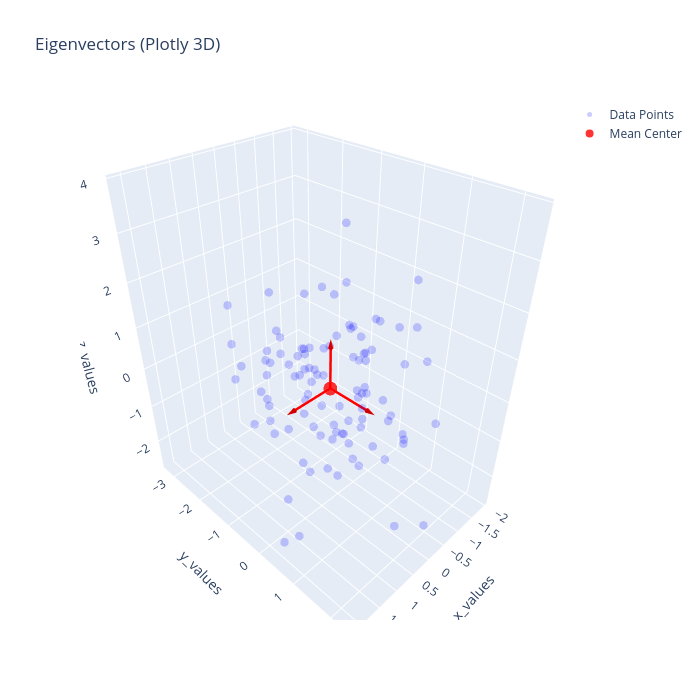

The cell this chart's notebook holds for it:
### Code cell
import numpy as np
import pandas as pd
import plotly.graph_objects as go

def plot_3d_eigenvectors(df, eigenvectors):
    """
    Plots 3D data points along with their mean center and eigenvectors using Plotly.
    
    Parameters:
    df (pd.DataFrame): Dataframe with columns 'feature1', 'feature2', 'feature3'
    eigenvectors (np.ndarray): A 3x3 array where columns or rows represent the vectors
    """
    # 1. Calculate mean values for center positioning dynamically
    mean_x = df['feature1'].mean()
    mean_y = df['feature2'].mean()
    mean_z = df['feature3'].mean()

    # 2. Initialize the Plotly figure
    fig = go.Figure()

    # 3. Add the blue dataset points
    fig.add_trace(go.Scatter3d(
        x=df['feature1'], y=df['feature2'], z=df['feature3'],
        mode='markers',
        marker=dict(size=5, color='blue', opacity=0.2),
        name='Data Points'
    ))

    # 4. Add the red center mean point
    fig.add_trace(go.Scatter3d(
        x=[mean_x], y=[mean_y], z=[mean_z],
        mode='markers',
        marker=dict(size=8, color='red', opacity=0.8),
        name='Mean Center'
    ))

    # 5. Add eigenvectors (Lines + Cones for arrowheads)
    for i, v in enumerate(eigenvectors.T):
        # Calculate target endpoints
        target_x = mean_x + v[0]
        target_y = mean_y + v[1]
        target_z = mean_z + v[2]
        
        # Draw the arrow shaft line
        fig.add_trace(go.Scatter3d(
            x=[mean_x, target_x], 
            y=[mean_y, target_y], 
            z=[mean_z, target_z],
            mode='lines',
            line=dict(color='red', width=5),
            showlegend=False
        ))
        
        # Draw the arrow tip using a cone
        fig.add_trace(go.Cone(
            x=[target_x], y=[target_y], z=[target_z], 
            u=[v[0]], v=[v[1]], w=[v[2]],             
            sizemode='absolute',
            sizeref=0.2,                               
            colorscale=[[0, 'red'], [1, 'red']],       
            showscale=False,
            name=f'Eigenvector {i+1}'
        ))

    # 6. Update layout labels and title
    fig.update_layout(
        title='Eigenvectors (Plotly 3D)',
        scene=dict(
            xaxis_title='x_values',
            yaxis_title='y_values',
            zaxis_title='z_values'
        ),
        width=700,
        height=700
    )
    
    return fig


# --- How to call and use the function ---

# Generate sample data
np.random.seed(42)
data = np.random.normal(0, 1, (100, 3))
sample_df = pd.DataFrame(data, columns=['feature1', 'feature2', 'feature3'])
sample_vectors = np.eye(3) 

# Call the function to build the figure
my_plot = plot_3d_eigenvectors(sample_df, sample_vectors)

# Display the interactive plot
my_plot.show()

### Figure 1 — Plotly figure (JSON) as saved in the notebook; plotly's stock layout.template omitted (floating-point values rounded to 4 significant figures)
{"data": [{"marker": {"color": "blue", "opacity": 0.2, "size": 5}, "mode": "markers", "name": "Data Points", "type": "scatter3d", "x": [0.4967, 1.523, 1.579, 0.5426, 0.242, -0.5623, -0.908, -0.2258, -0.5444, 0.3757, -0.6017, -1.058, 0.2089, 0.1969, -0.1156, -0.7198, 0.3436, -0.3851, 1.031, -0.3092, -0.4792, -1.196, -0.07201, -0.6451, -0.03583, 0.8219, 0.09176, 0.3571, -0.8085, 0.3288, 0.09708, -0.3277, 0.2961, -0.2346, -0.3427, 0.4041, 0.2576, -0.02651, -0.1924, -1.169, 0.791, -1.402, -0.9905, -0.5035, -1.062, 1.55, 0.8135, 1.307, 0.2599, -1.32, 0.2505, 0.2323, 1.866, 0.6566, 1.159, 0.4128, -0.2454, -0.8158, 0.2767, 1.454, 0.6257, 0.4825, 0.4732, -1.515, 0.2141, 0.3853, 0.05821, 0.5608, -1.378, 0.5138, 0.5709, 0.6514, -0.7728, 0.08187, 0.6863, 1.089, -0.7153, 0.2165, 2.144, 0.1865, -0.7925, 0.8658, -0.4749, 0.405, 2.122, -0.4842, 0.4438, -0.05953, -0.2526, -1.43, 1.441, 0.01023, 0.1991, -0.3853, 1.586, -1.952, 0.281, -0.493, 0.357, 0.3073], "y": [-0.1383, -0.2342, 0.7674, -0.4634, -1.913, -1.013, -1.412, 0.06753, 0.1109, -0.6006, 1.852, 0.8225, -1.96, 0.7385, -0.3011, -0.4606, -1.763, -0.6769, 0.9313, 0.3313, -0.1857, 0.8125, 1.004, 0.3614, 1.565, 0.08705, -1.988, 1.478, -0.5018, -0.5298, 0.9686, -0.3921, 0.2611, -1.415, -0.8023, 1.886, -0.07445, 0.06023, 0.3015, 1.143, -0.9094, 0.5869, -0.5663, -1.551, 0.4736, -0.7833, -1.231, -1.607, 0.7818, 0.5219, 0.3464, 0.2931, 0.4738, -0.9747, -0.8207, 0.8221, -0.7537, -0.0771, 0.8272, -0.2647, -0.8572, -0.2235, -0.07283, -0.4465, -1.246, -0.8839, -1.143, 1.083, -0.9378, 0.515, 1.136, -0.3153, -0.2368, 2.315, -1.613, 0.06428, 0.6796, 0.04557, 0.6339, -0.6618, -0.1147, -1.2, -0.6533, -1.261, 1.032, 1.267, 0.7746, -3.241, -1.248, -0.44, -1.436, -0.9815, -0.6002, 0.1135, -1.238, -0.1518, -0.6227, -0.5894, -0.6929, 0.8129], "z": [0.6477, -0.2341, -0.4695, -0.4657, -1.725, 0.3142, 1.466, -1.425, -1.151, -0.2917, -0.0135, -1.221, -1.328, 0.1714, -1.479, 1.057, 0.3241, 0.6117, -0.8392, 0.9755, -1.106, 1.356, 0.3616, 1.538, -2.62, -0.299, -0.2197, -0.5183, 0.9154, 0.5133, -0.7021, -1.464, 0.005113, -0.4206, -0.1613, 0.1746, -1.919, 2.463, -0.03471, 0.7519, 1.403, 2.19, 0.09965, 0.06856, -0.9194, -0.3221, 0.2275, 0.1846, -1.237, 0.297, -0.68, -0.7144, -1.191, 0.7871, 0.9634, 1.897, -0.8895, 0.3412, 0.013, 2.72, -1.071, 0.714, -0.8468, 0.8564, 0.1732, 0.1537, 0.3578, 1.054, 0.515, 3.853, 0.954, 0.759, -0.4854, -1.867, -0.4719, -1.078, -0.7304, -0.6516, -2.025, 0.8524, 0.505, -0.3345, 1.765, 0.9179, -1.519, -0.7077, -0.9269, -1.024, 1.632, 0.1307, 1.163, 0.4621, 0.0698, 0.6621, 2.133, 0.5883, -0.2081, 0.8496, 0.8996, 0.6296]}, {"marker": {"color": "red", "opacity": 0.8, "size": 8}, "mode": "markers", "name": "Mean Center", "type": "scatter3d", "x": [0.09177], "y": [-0.1832], "z": [0.07482]}, {"line": {"color": "red", "width": 5}, "mode": "lines", "showlegend": false, "type": "scatter3d", "x": [0.09177, 1.092], "y": [-0.1832, -0.1832], "z": [0.07482, 0.07482]}, {"colorscale": [[0, "red"], [1, "red"]], "name": "Eigenvector 1", "showscale": false, "sizemode": "absolute", "sizeref": 0.2, "type": "cone", "u": [1], "v": [0], "w": [0], "x": [1.092], "y": [-0.1832], "z": [0.07482]}, {"line": {"color": "red", "width": 5}, "mode": "lines", "showlegend": false, "type": "scatter3d", "x": [0.09177, 0.09177], "y": [-0.1832, 0.8168], "z": [0.07482, 0.07482]}, {"colorscale": [[0, "red"], [1, "red"]], "name": "Eigenvector 2", "showscale": false, "sizemode": "absolute", "sizeref": 0.2, "type": "cone", "u": [0], "v": [1], "w": [0], "x": [0.09177], "y": [0.8168], "z": [0.07482]}, {"line": {"color": "red", "width": 5}, "mode": "lines", "showlegend": false, "type": "scatter3d", "x": [0.09177, 0.09177], "y": [-0.1832, -0.1832], "z": [0.07482, 1.075]}, {"colorscale": [[0, "red"], [1, "red"]], "name": "Eigenvector 3", "showscale": false, "sizemode": "absolute", "sizeref": 0.2, "type": "cone", "u": [0], "v": [0], "w": [1], "x": [0.09177], "y": [-0.1832], "z": [1.075]}], "layout": {"height": 700, "scene": {"xaxis": {"title": {"text": "x_values"}}, "yaxis": {"title": {"text": "y_values"}}, "zaxis": {"title": {"text": "z_values"}}}, "title": {"text": "Eigenvectors (Plotly 3D)"}, "width": 700}}
